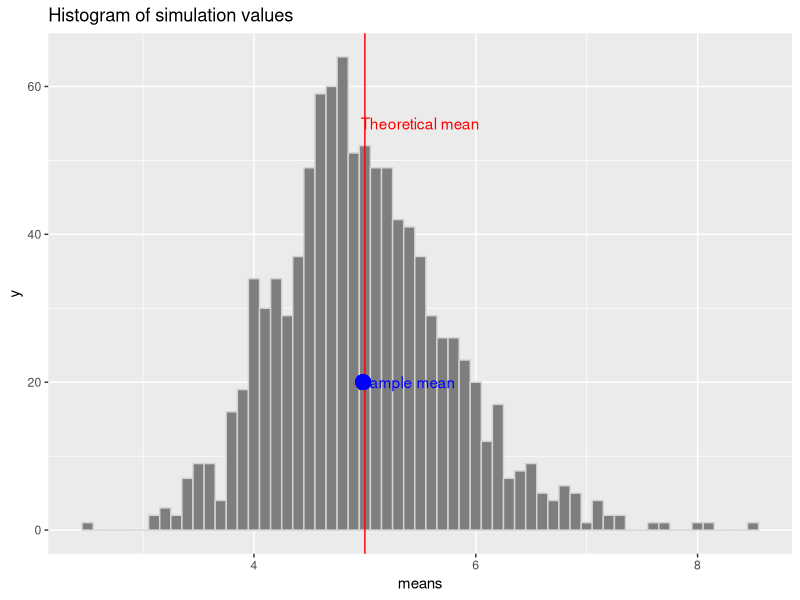
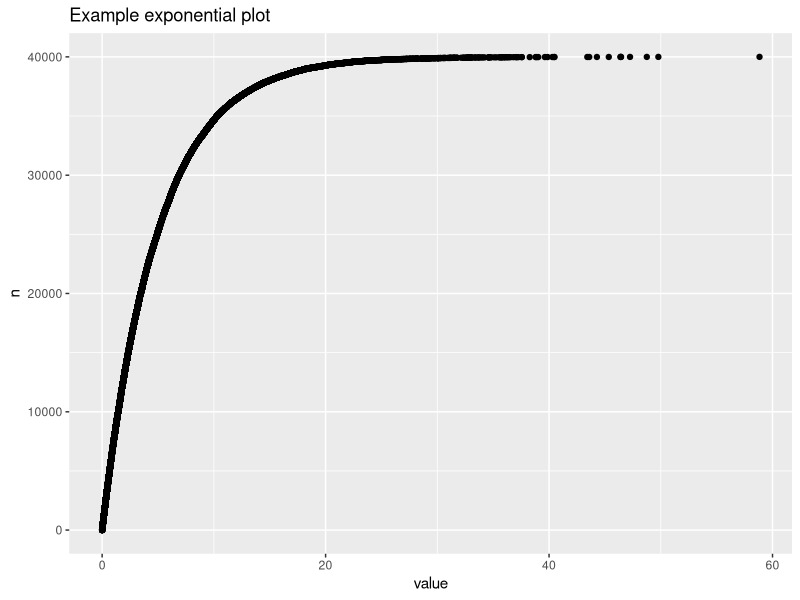

Here is the R script that generated these plots, in order:
## ---- chunk 1
library(ggplot2)

means <- NULL
sims <- 1000; n <- 40; lambda = 0.2

for (i in 1:sims) means <- c(means, mean(rexp(n,lambda)))
## ---- chunk 2

tMean <- 1/lambda; sMean <- mean(means)

ggplot(as.data.frame(means), aes(x = means)) +
    geom_histogram(binwidth = .1, fill = "#7e7e7e", color = "#d3d3d3") +
    ggtitle("Histogram of simulation values") +
    geom_vline(xintercept = tMean, color = "red") + 
    geom_point(aes(x = sMean, y = 20, size = 2), color = "blue", show_guide = FALSE) +
    annotate("text", x = sMean + .4, y = 20, label = "Sample mean", color = "blue") +
    annotate("text", x = tMean + .5, y = 55, label = "Theoretical mean", color = "red")
## ---- chunk 3
# theoretical variance is the same as the theoretical mean for exponential distributions
1/lambda

# and we can use the var command to check out the sample variance
var(means)
## ---- chunk 4
exampleExp <- sort(rexp(40000, lambda))
qplot(y = 1:length(exampleExp), x = exampleExp, xlab = "value", ylab = "n", 
      main = "Example exponential plot")
## ---- chunk 5
mean(exampleExp)
